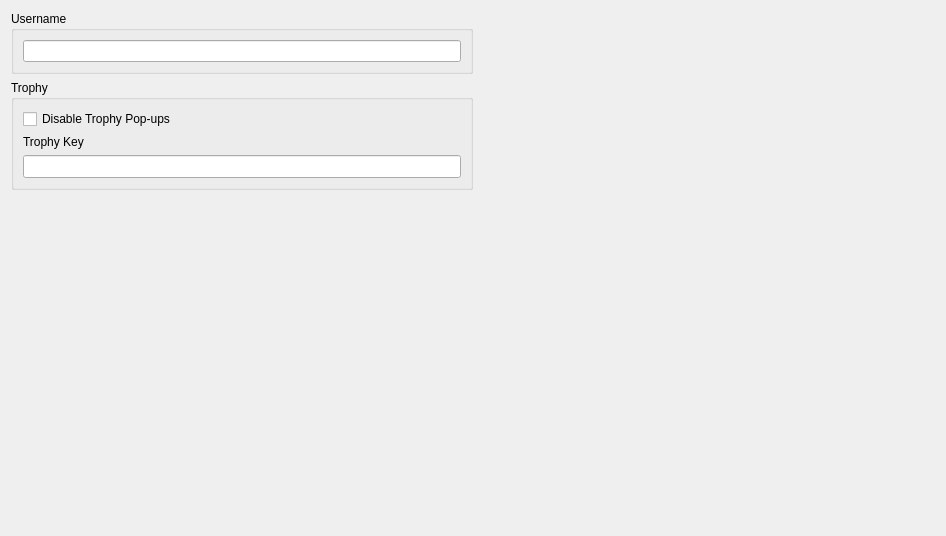
      <widget class="QWidget" name="userTabContents">
       <property name="geometry">
        <rect>
         <x>0</x>
         <y>0</y>
         <width>946</width>
         <height>536</height>
        </rect>
       </property>
       <layout class="QVBoxLayout" name="userTabVLayout" stretch="0,0,1">
        <item>
         <layout class="QHBoxLayout" name="horizontalLayout_2">
          <property name="leftMargin">
           <number>0</number>
          </property>
          <property name="topMargin">
           <number>0</number>
          </property>
          <item>
           <layout class="QHBoxLayout" name="hLayoutUserName">
            <item>
             <widget class="QGroupBox" name="userName">
              <property name="title">
               <string>Username</string>
              </property>
              <layout class="QVBoxLayout" name="userNameLayout">
               <item>
                <widget class="QLineEdit" name="userNameLineEdit"/>
               </item>
              </layout>
             </widget>
            </item>
           </layout>
          </item>
          <item>
           <spacer name="horizontalSpacer_2">
            <property name="orientation">
             <enum>Qt::Orientation::Horizontal</enum>
            </property>
            <property name="sizeHint" stdset="0">
             <size>
              <width>40</width>
              <height>40</height>
             </size>
            </property>
           </spacer>
          </item>
         </layout>
        </item>
        <item>
         <layout class="QVBoxLayout" name="vLayoutTrophy">
          <property name="spacing">
           <number>6</number>
          </property>
          <property name="leftMargin">
           <number>0</number>
          </property>
          <property name="bottomMargin">
           <number>50</number>
          </property>
          <item>
           <layout class="QHBoxLayout" name="hLayoutTrophy">
            <item>
             <widget class="QGroupBox" name="trophyGroupBox">
              <property name="title">
               <string>Trophy</string>
              </property>
              <layout class="QVBoxLayout" name="userNameLayout_2">
               <item>
                <widget class="QCheckBox" name="disableTrophycheckBox">
                 <property name="text">
                  <string>Disable Trophy Pop-ups</string>
                 </property>
                </widget>
               </item>
               <item>
                <widget class="QLabel" name="label_Trophy">
                 <property name="text">
                  <string>Trophy Key</string>
                 </property>
                </widget>
               </item>
               <item>
                <widget class="QLineEdit" name="trophyKeyLineEdit">
                 <property name="minimumSize">
                  <size>
                   <width>0</width>
                   <height>0</height>
                  </size>
                 </property>
                 <property name="font">
                  <font>
                   <pointsize>10</pointsize>
                   <bold>false</bold>
                  </font>
                 </property>
                </widget>
               </item>
              </layout>
             </widget>
            </item>
            <item>
             <spacer name="horizontalSpacer_3">
              <property name="orientation">
               <enum>Qt::Orientation::Horizontal</enum>
              </property>
              <property name="sizeHint" stdset="0">
               <size>
                <width>40</width>
                <height>20</height>
               </size>
              </property>
             </spacer>
            </item>
           </layout>
          </item>
         </layout>
        </item>
        <item>
         <spacer name="userTabSpacer">
          <property name="orientation">
           <enum>Qt::Orientation::Vertical</enum>
          </property>
          <property name="sizeType">
           <enum>QSizePolicy::Policy::MinimumExpanding</enum>
          </property>
          <property name="sizeHint" stdset="0">
           <size>
            <width>0</width>
            <height>0</height>
           </size>
          </property>
         </spacer>
        </item>
       </layout>
      </widget>
